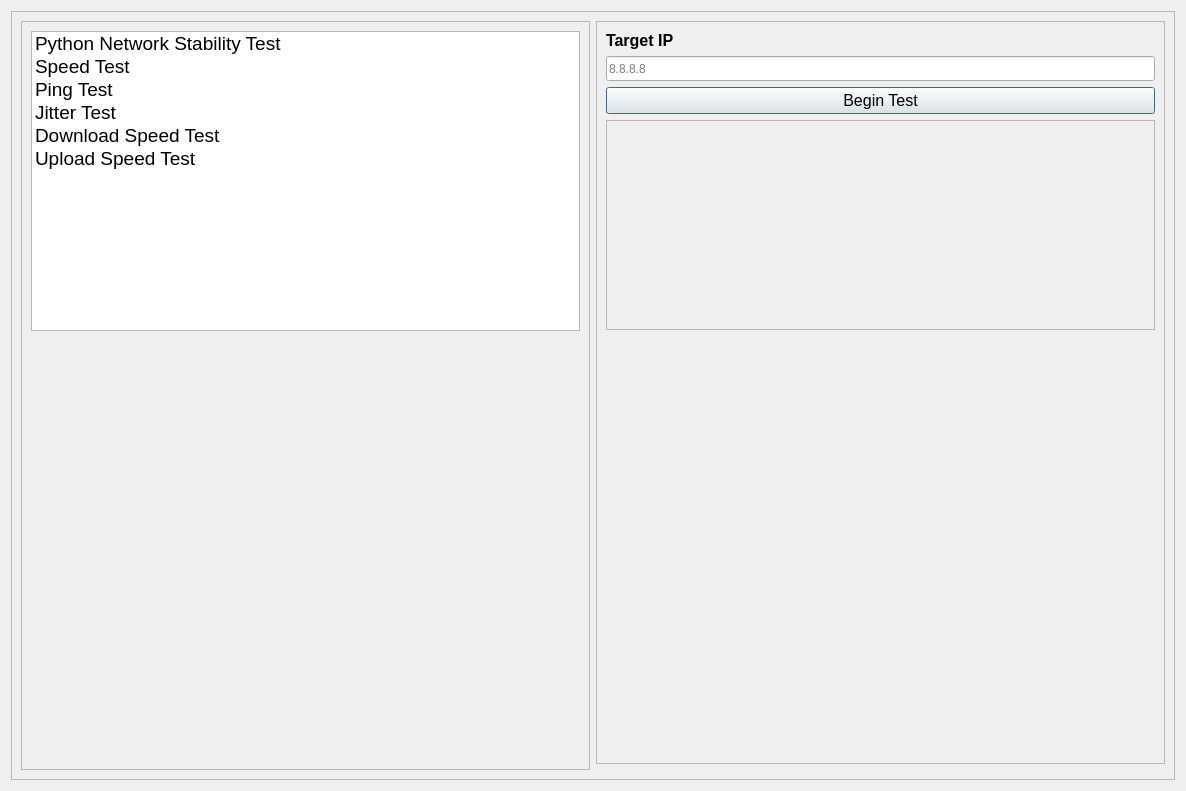
<?xml version="1.0" encoding="UTF-8"?>
<ui version="4.0">
 <class>Dialog</class>
 <widget class="QDialog" name="Dialog">
  <property name="geometry">
   <rect>
    <x>0</x>
    <y>0</y>
    <width>1186</width>
    <height>791</height>
   </rect>
  </property>
  <property name="windowTitle">
   <string>Dialog</string>
  </property>
  <layout class="QGridLayout" name="gridLayout_2">
   <item row="0" column="0" rowspan="3" colspan="2">
    <widget class="QFrame" name="frame">
     <property name="frameShape">
      <enum>QFrame::StyledPanel</enum>
     </property>
     <property name="frameShadow">
      <enum>QFrame::Raised</enum>
     </property>
     <layout class="QGridLayout" name="gridLayout_5">
      <item row="0" column="1">
       <widget class="QFrame" name="frame_2">
        <property name="frameShape">
         <enum>QFrame::StyledPanel</enum>
        </property>
        <property name="frameShadow">
         <enum>QFrame::Raised</enum>
        </property>
        <layout class="QGridLayout" name="gridLayout">
         <item row="0" column="0">
          <layout class="QGridLayout" name="gridLayout_4">
           <item row="0" column="0">
            <widget class="QLabel" name="label">
             <property name="enabled">
              <bool>true</bool>
             </property>
             <property name="maximumSize">
              <size>
               <width>16777215</width>
               <height>20</height>
              </size>
             </property>
             <property name="text">
              <string>&lt;html&gt;&lt;head/&gt;&lt;body&gt;&lt;p&gt;&lt;span style=&quot; font-size:12pt; font-weight:600;&quot;&gt;Target IP&lt;/span&gt;&lt;/p&gt;&lt;/body&gt;&lt;/html&gt;</string>
             </property>
            </widget>
           </item>
           <item row="1" column="0">
            <widget class="QLineEdit" name="target">
             <property name="sizePolicy">
              <sizepolicy hsizetype="Expanding" vsizetype="Expanding">
               <horstretch>0</horstretch>
               <verstretch>0</verstretch>
              </sizepolicy>
             </property>
             <property name="maximumSize">
              <size>
               <width>16777215</width>
               <height>25</height>
              </size>
             </property>
             <property name="autoFillBackground">
              <bool>false</bool>
             </property>
             <property name="maxLength">
              <number>15</number>
             </property>
             <property name="placeholderText">
              <string>8.8.8.8</string>
             </property>
            </widget>
           </item>
           <item row="4" column="0">
            <spacer name="verticalSpacer">
             <property name="orientation">
              <enum>Qt::Vertical</enum>
             </property>
             <property name="sizeHint" stdset="0">
              <size>
               <width>20</width>
               <height>40</height>
              </size>
             </property>
            </spacer>
           </item>
           <item row="2" column="0">
            <widget class="QPushButton" name="beginTest">
             <property name="enabled">
              <bool>true</bool>
             </property>
             <property name="font">
              <font>
               <pointsize>12</pointsize>
              </font>
             </property>
             <property name="text">
              <string>Begin Test</string>
             </property>
            </widget>
           </item>
           <item row="3" column="0">
            <widget class="QPlainTextEdit" name="outputBox">
             <property name="enabled">
              <bool>false</bool>
             </property>
             <property name="sizePolicy">
              <sizepolicy hsizetype="Expanding" vsizetype="Expanding">
               <horstretch>0</horstretch>
               <verstretch>0</verstretch>
              </sizepolicy>
             </property>
             <property name="minimumSize">
              <size>
               <width>0</width>
               <height>210</height>
              </size>
             </property>
             <property name="maximumSize">
              <size>
               <width>16777215</width>
               <height>210</height>
              </size>
             </property>
             <property name="font">
              <font>
               <pointsize>14</pointsize>
              </font>
             </property>
             <property name="plainText">
              <string/>
             </property>
            </widget>
           </item>
          </layout>
         </item>
        </layout>
       </widget>
      </item>
      <item row="0" column="0" rowspan="2">
       <widget class="QFrame" name="frame_3">
        <property name="frameShape">
         <enum>QFrame::StyledPanel</enum>
        </property>
        <property name="frameShadow">
         <enum>QFrame::Raised</enum>
        </property>
        <layout class="QGridLayout" name="gridLayout_3">
         <item row="0" column="0">
          <widget class="QListWidget" name="listWidget">
           <property name="maximumSize">
            <size>
             <width>16777215</width>
             <height>300</height>
            </size>
           </property>
           <property name="font">
            <font>
             <pointsize>14</pointsize>
            </font>
           </property>
           <property name="spacing">
            <number>5</number>
           </property>
           <item>
            <property name="text">
             <string>Python Network Stability Test</string>
            </property>
           </item>
           <item>
            <property name="text">
             <string>Speed Test</string>
            </property>
           </item>
           <item>
            <property name="text">
             <string>Ping Test</string>
            </property>
           </item>
           <item>
            <property name="text">
             <string>Jitter Test</string>
            </property>
           </item>
           <item>
            <property name="text">
             <string>Download Speed Test</string>
            </property>
           </item>
           <item>
            <property name="text">
             <string>Upload Speed Test</string>
            </property>
           </item>
          </widget>
         </item>
         <item row="1" column="0">
          <spacer name="verticalSpacer_2">
           <property name="orientation">
            <enum>Qt::Vertical</enum>
           </property>
           <property name="sizeType">
            <enum>QSizePolicy::Expanding</enum>
           </property>
           <property name="sizeHint" stdset="0">
            <size>
             <width>20</width>
             <height>40</height>
            </size>
           </property>
          </spacer>
         </item>
        </layout>
       </widget>
      </item>
     </layout>
    </widget>
   </item>
  </layout>
 </widget>
 <resources/>
 <connections/>
</ui>
